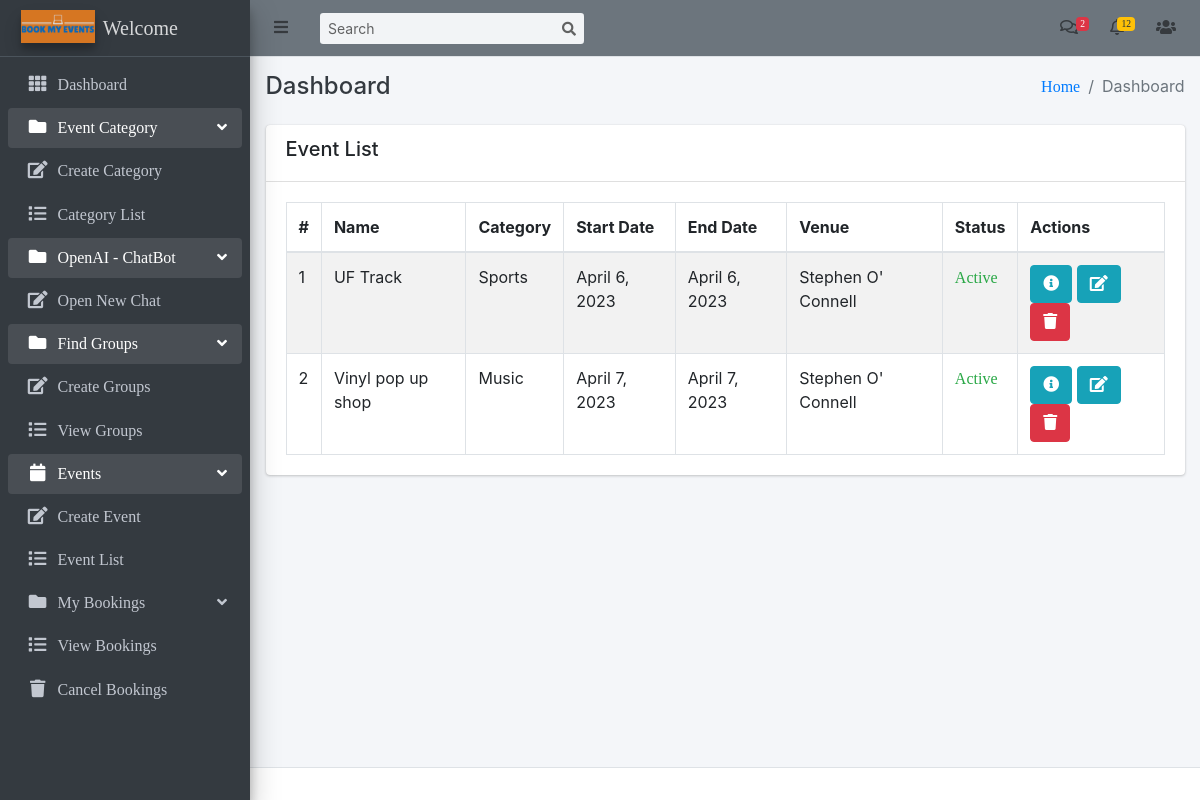
The app's page / (signed in) with its own data.
### events/models.py (models this page shows, shortened)
class Event(models.Model):
    category = models.ForeignKey(EventCategory, on_delete=models.CASCADE)
    name = models.CharField(max_length=255, unique=True)
    ufid = models.PositiveIntegerField(unique=True)
    description = RichTextUploadingField()
    select_scheduled_status = (
        ('yet to scheduled', 'Yet to Scheduled'),
        ('scheduled', 'Scheduled')
    )
    scheduled_status = models.CharField(max_length=25, choices=select_scheduled_status)
    venue = models.CharField(max_length=255)
    start_date = models.DateField()
    end_date = models.DateField()
    location = models.CharField(max_length=255)
    maximum_attende = models.PositiveIntegerField()
    num_tickets_available = models.PositiveIntegerField(default=0)
    created_user = models.ForeignKey('auth.User', on_delete=models.CASCADE, blank=True, null=True, related_name='event_created_user')
    updated_user = models.ForeignKey('auth.User', on_delete=models.CASCADE, blank=True, null=True, related_name='event_updated_user')
    created_date = models.DateField(auto_now_add=True)
    updated_date = models.DateField(auto_now_add=True)
    status_choice = (
        ('disabled', 'Disabled'),
        ('active', 'Active'),
        ('deleted', 'Deleted'),
        ('time out', 'Time Out'),
        ('completed', 'Completed'),
        ('cancel', 'Cancel'),
    )
    status = models.CharField(choices=status_choice, max_length=10)

class EventCategory(models.Model):
    name = models.CharField(max_length=255, unique=True)
    code = models.CharField(max_length=6, unique=True)
    image = models.ImageField(upload_to='event_category/')
    priority = models.IntegerField(unique=True)
    created_user = models.ForeignKey('auth.User', on_delete=models.CASCADE, related_name='created_user')
    updated_user = models.ForeignKey('auth.User', on_delete=models.CASCADE, related_name='updated_user')
    created_date = models.DateField(auto_now_add=True)
    updated_date = models.DateField(auto_now_add=True)
    status_choice = (
        ('disabled', 'Disabled'),
        ('active', 'Active'),
        ('deleted', 'Deleted'),
        ('blocked', 'Blocked'),
        ('completed', 'Completed'),
    )
    status = models.CharField(choices=status_choice, max_length=10)
    def __str__(self):
        return self.name

### event_management/views.py (the view)
# urls.py: path('', dashboard, name='dashboard'),
@login_required(login_url='login')
def dashboard(request):
    user = User.objects.count()
    event_ctg = EventCategory.objects.count()
    event = Event.objects.count()
    complete_event = Event.objects.filter(status='completed').count()
    events = Event.objects.all()
    context = {
        'user': user,
        'event_ctg': event_ctg,
        'event': event,
        'complete_event': complete_event,
        'events': events
    }
    return render(request, 'dashboard.html', context)

### templates/dashboard.html (shortened to what this page needs)
{% extends 'base/base.html' %} {% block title %}Dashboard{% endblock title %} {% block breadcrumb %}Dashboard{% endblock breadcrumb %} {% block content %}
<div class="row">
    <div class="col-md-12">
        <div class="card">
            <div class="card-header">
                <div class="row">
                    <div class="col-md-5">
                        <h5>Event List</h5>
                    </div>
                </div>
            </div>
            <div class="card-body">
                <table class="table table-striped table-bordered datatable dataTable no-footer" id="DataTables_Table_0" role="grid" aria-describedby="DataTables_Table_0_info" style="border-collapse: collapse !important">
                    <thead>
                        <tr role="row">
                            <th>#</th>
                            <th>Name</th>
                            <th>Category</th>
                            <th>Start Date</th>
                            <th>End Date</th>
                            <th>Venue</th>
                            <th>Status</th>
                            <th>Actions</th>
                        </tr>
                    </thead>
                    <tbody>
                        {% for event in events %}
                        <tr>
                            <td>{{ forloop.counter }}</td>
                            <td>{{ event.name|capfirst }}</td>
                            <td>{{ event.category }}</td>
                            <td>{{ event.start_date }}</td>
                            <td>{{ event.end_date }}</td>
                            <td>{{ event.venue|capfirst }}</td>
                            <td>
                                {% if event.status == 'active' %}
                                <a href="{% url 'update-event-status' event.id %}" class="text-success">{{ event.status|title }}</a> {% elif event.status == 'completed' %}
                                <a href="{% url 'update-event-status' event.id %}" class="text-primary">{{ event.status|title }}</a> {% else %}
                                <a href="{% url 'update-event-status' event.id %}" class="text-danger">{{ event.status|title }}</a> {% endif %}
                            </td>
                            <td>
                                <a class="btn btn-info" href="{% url 'event-detail' event.pk %}" title="view">
                                    <i class="fa fa-info-circle"></i>
                                </a>
                                <a class="btn btn-info" href="{% url 'event-edit' event.pk %}" title="edit">
                                    <i class="fa fa-edit"></i>
                                </a>
                                <a class="btn btn-danger" href="{% url 'event-delete' event.pk %}" title="delete">
                                    <i class="fa fa-trash"></i>
                                </a>
                            </td>
                        </tr>
                        {% endfor %}
                    </tbody>
                </table>
            </div>
        </div>
    </div>
</div>
{% endblock content %}

### records on screen
Event: name "UF Track", category "Sports", start_date "April 6, 2023", end_date "April 6, 2023", venue "Stephen O' Connell", status "Active"
Event: name "Vinyl pop up shop", category "Music", start_date "April 7, 2023", end_date "April 7, 2023", venue "Stephen O' Connell", status "Active"
